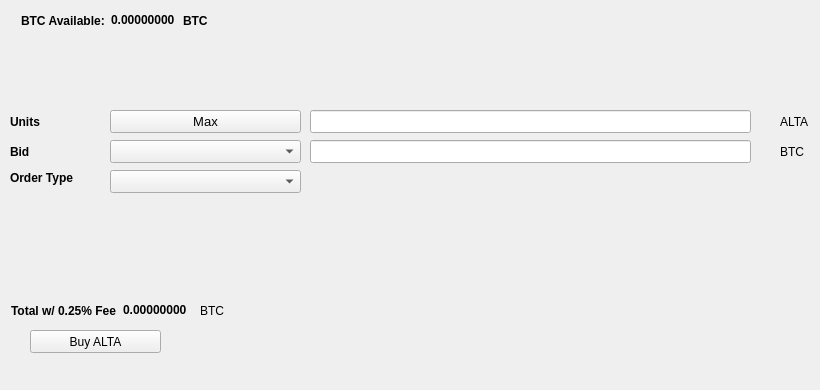
   <widget class="QWidget" name="BuyTab">
    <attribute name="title">
     <string>Buy</string>
    </attribute>
    <widget class="QPushButton" name="BuyALTA">
     <property name="geometry">
      <rect>
       <x>30</x>
       <y>330</y>
       <width>131</width>
       <height>23</height>
      </rect>
     </property>
     <property name="text">
      <string>Buy ALTA</string>
     </property>
     <property name="icon">
      <iconset resource="../alta.qrc">
       <normaloff>:/icons/bitcoin</normaloff>:/icons/bitcoin</iconset>
     </property>
    </widget>
    <widget class="QLabel" name="label_3">
     <property name="geometry">
      <rect>
       <x>10</x>
       <y>110</y>
       <width>46</width>
       <height>23</height>
      </rect>
     </property>
     <property name="font">
      <font>
       <weight>75</weight>
       <bold>true</bold>
      </font>
     </property>
     <property name="text">
      <string>Units</string>
     </property>
    </widget>
    <widget class="QLineEdit" name="UnitsInput">
     <property name="geometry">
      <rect>
       <x>310</x>
       <y>110</y>
       <width>441</width>
       <height>23</height>
      </rect>
     </property>
     <property name="font">
      <font>
       <pointsize>9</pointsize>
       <weight>75</weight>
       <bold>true</bold>
      </font>
     </property>
    </widget>
    <widget class="QLineEdit" name="BuyBidPriceEdit">
     <property name="geometry">
      <rect>
       <x>310</x>
       <y>140</y>
       <width>441</width>
       <height>23</height>
      </rect>
     </property>
     <property name="font">
      <font>
       <pointsize>9</pointsize>
       <weight>75</weight>
       <bold>true</bold>
      </font>
     </property>
    </widget>
    <widget class="QLabel" name="label_4">
     <property name="geometry">
      <rect>
       <x>780</x>
       <y>110</y>
       <width>31</width>
       <height>23</height>
      </rect>
     </property>
     <property name="text">
      <string>ALTA</string>
     </property>
    </widget>
    <widget class="QLabel" name="label_5">
     <property name="geometry">
      <rect>
       <x>780</x>
       <y>140</y>
       <width>31</width>
       <height>23</height>
      </rect>
     </property>
     <property name="text">
      <string>BTC</string>
     </property>
    </widget>
    <widget class="QLabel" name="label_6">
     <property name="geometry">
      <rect>
       <x>10</x>
       <y>140</y>
       <width>46</width>
       <height>23</height>
      </rect>
     </property>
     <property name="font">
      <font>
       <weight>75</weight>
       <bold>true</bold>
      </font>
     </property>
     <property name="text">
      <string>Bid</string>
     </property>
    </widget>
    <widget class="QLabel" name="label_7">
     <property name="geometry">
      <rect>
       <x>10</x>
       <y>170</y>
       <width>91</width>
       <height>16</height>
      </rect>
     </property>
     <property name="font">
      <font>
       <weight>75</weight>
       <bold>true</bold>
      </font>
     </property>
     <property name="text">
      <string>Order Type</string>
     </property>
    </widget>
    <widget class="QPushButton" name="Buy_Max_Amount">
     <property name="geometry">
      <rect>
       <x>110</x>
       <y>110</y>
       <width>191</width>
       <height>23</height>
      </rect>
     </property>
     <property name="font">
      <font>
       <pointsize>10</pointsize>
      </font>
     </property>
     <property name="text">
      <string>Max</string>
     </property>
    </widget>
    <widget class="QComboBox" name="BuyBidcomboBox">
     <property name="geometry">
      <rect>
       <x>110</x>
       <y>140</y>
       <width>191</width>
       <height>23</height>
      </rect>
     </property>
     <property name="font">
      <font>
       <pointsize>10</pointsize>
      </font>
     </property>
    </widget>
    <widget class="QComboBox" name="buyOrdertypeCombo">
     <property name="geometry">
      <rect>
       <x>110</x>
       <y>170</y>
       <width>191</width>
       <height>23</height>
      </rect>
     </property>
     <property name="font">
      <font>
       <pointsize>10</pointsize>
      </font>
     </property>
    </widget>
    <widget class="QWidget" name="layoutWidget1">
     <property name="geometry">
      <rect>
       <x>21</x>
       <y>11</y>
       <width>227</width>
       <height>19</height>
      </rect>
     </property>
     <layout class="QHBoxLayout" name="horizontalLayout_3">
      <item>
       <widget class="QLabel" name="label232">
        <property name="font">
         <font>
          <weight>75</weight>
          <bold>true</bold>
         </font>
        </property>
        <property name="text">
         <string>BTC Available:</string>
        </property>
       </widget>
      </item>
      <item>
       <widget class="QLabel" name="BtcAvailableLbl">
        <property name="palette">
         <palette>
          <active>
           <colorrole role="WindowText">
            <brush brushstyle="SolidPattern">
             <color alpha="255">
              <red>0</red>
              <green>0</green>
              <blue>0</blue>
             </color>
            </brush>
           </colorrole>
           <colorrole role="Button">
            <brush brushstyle="SolidPattern">
             <color alpha="255">
              <red>0</red>
              <green>170</green>
              <blue>0</blue>
             </color>
            </brush>
           </colorrole>
           <colorrole role="Light">
            <brush brushstyle="SolidPattern">
             <color alpha="255">
              <red>0</red>
              <green>255</green>
              <blue>0</blue>
             </color>
            </brush>
           </colorrole>
           <colorrole role="Midlight">
            <brush brushstyle="SolidPattern">
             <color alpha="255">
              <red>0</red>
              <green>212</green>
              <blue>0</blue>
             </color>
            </brush>
           </colorrole>
           <colorrole role="Dark">
            <brush brushstyle="SolidPattern">
             <color alpha="255">
              <red>0</red>
              <green>85</green>
              <blue>0</blue>
             </color>
            </brush>
           </colorrole>
           <colorrole role="Mid">
            <brush brushstyle="SolidPattern">
             <color alpha="255">
              <red>0</red>
              <green>113</green>
              <blue>0</blue>
             </color>
            </brush>
           </colorrole>
           <colorrole role="Text">
            <brush brushstyle="SolidPattern">
             <color alpha="255">
              <red>0</red>
              <green>170</green>
              <blue>0</blue>
             </color>
            </brush>
           </colorrole>
           <colorrole role="BrightText">
            <brush brushstyle="SolidPattern">
             <color alpha="255">
              <red>255</red>
              <green>255</green>
              <blue>255</blue>
             </color>
            </brush>
           </colorrole>
           <colorrole role="ButtonText">
            <brush brushstyle="SolidPattern">
             <color alpha="255">
              <red>0</red>
              <green>0</green>
              <blue>0</blue>
             </color>
            </brush>
           </colorrole>
           <colorrole role="Base">
            <brush brushstyle="SolidPattern">
             <color alpha="255">
              <red>255</red>
              <green>255</green>
              <blue>255</blue>
             </color>
            </brush>
           </colorrole>
           <colorrole role="Window">
            <brush brushstyle="SolidPattern">
             <color alpha="255">
              <red>0</red>
              <green>170</green>
              <blue>0</blue>
             </color>
            </brush>
           </colorrole>
           <colorrole role="Shadow">
            <brush brushstyle="SolidPattern">
             <color alpha="255">
              <red>0</red>
              <green>0</green>
              <blue>0</blue>
             </color>
            </brush>
           </colorrole>
           <colorrole role="AlternateBase">
            <brush brushstyle="SolidPattern">
             <color alpha="255">
              <red>127</red>
              <green>212</green>
              <blue>127</blue>
             </color>
            </brush>
           </colorrole>
           <colorrole role="ToolTipBase">
            <brush brushstyle="SolidPattern">
             <color alpha="255">
              <red>255</red>
              <green>255</green>
              <blue>220</blue>
             </color>
            </brush>
           </colorrole>
           <colorrole role="ToolTipText">
            <brush brushstyle="SolidPattern">
             <color alpha="255">
              <red>0</red>
              <green>0</green>
              <blue>0</blue>
             </color>
            </brush>
           </colorrole>
          </active>
          <inactive>
           <colorrole role="WindowText">
            <brush brushstyle="SolidPattern">
             <color alpha="255">
              <red>0</red>
              <green>0</green>
              <blue>0</blue>
             </color>
            </brush>
           </colorrole>
           <colorrole role="Button">
            <brush brushstyle="SolidPattern">
             <color alpha="255">
              <red>0</red>
              <green>170</green>
              <blue>0</blue>
             </color>
            </brush>
           </colorrole>
           <colorrole role="Light">
            <brush brushstyle="SolidPattern">
             <color alpha="255">
              <red>0</red>
              <green>255</green>
              <blue>0</blue>
             </color>
            </brush>
           </colorrole>
           <colorrole role="Midlight">
            <brush brushstyle="SolidPattern">
             <color alpha="255">
              <red>0</red>
              <green>212</green>
              <blue>0</blue>
             </color>
            </brush>
           </colorrole>
           <colorrole role="Dark">
            <brush brushstyle="SolidPattern">
             <color alpha="255">
              <red>0</red>
              <green>85</green>
              <blue>0</blue>
             </color>
            </brush>
           </colorrole>
           <colorrole role="Mid">
            <brush brushstyle="SolidPattern">
             <color alpha="255">
              <red>0</red>
              <green>113</green>
              <blue>0</blue>
             </color>
            </brush>
           </colorrole>
           <colorrole role="Text">
            <brush brushstyle="SolidPattern">
             <color alpha="255">
              <red>0</red>
              <green>170</green>
              <blue>0</blue>
             </color>
            </brush>
           </colorrole>
           <colorrole role="BrightText">
            <brush brushstyle="SolidPattern">
             <color alpha="255">
              <red>255</red>
              <green>255</green>
              <blue>255</blue>
             </color>
            </brush>
           </colorrole>
           <colorrole role="ButtonText">
            <brush brushstyle="SolidPattern">
             <color alpha="255">
              <red>0</red>
              <green>0</green>
              <blue>0</blue>
             </color>
            </brush>
           </colorrole>
           <colorrole role="Base">
            <brush brushstyle="SolidPattern">
             <color alpha="255">
              <red>255</red>
              <green>255</green>
              <blue>255</blue>
             </color>
            </brush>
           </colorrole>
           <colorrole role="Window">
            <brush brushstyle="SolidPattern">
             <color alpha="255">
              <red>0</red>
              <green>170</green>
              <blue>0</blue>
             </color>
            </brush>
           </colorrole>
           <colorrole role="Shadow">
            <brush brushstyle="SolidPattern">
             <color alpha="255">
              <red>0</red>
              <green>0</green>
              <blue>0</blue>
             </color>
            </brush>
           </colorrole>
           <colorrole role="AlternateBase">
            <brush brushstyle="SolidPattern">
             <color alpha="255">
              <red>127</red>
              <green>212</green>
              <blue>127</blue>
             </color>
            </brush>
           </colorrole>
           <colorrole role="ToolTipBase">
            <brush brushstyle="SolidPattern">
             <color alpha="255">
              <red>255</red>
              <green>255</green>
              <blue>220</blue>
             </color>
            </brush>
           </colorrole>
           <colorrole role="ToolTipText">
            <brush brushstyle="SolidPattern">
             <color alpha="255">
              <red>0</red>
              <green>0</green>
              <blue>0</blue>
             </color>
            </brush>
           </colorrole>
          </inactive>
          <disabled>
           <colorrole role="WindowText">
            <brush brushstyle="SolidPattern">
             <color alpha="255">
              <red>0</red>
              <green>85</green>
              <blue>0</blue>
             </color>
            </brush>
           </colorrole>
           <colorrole role="Button">
            <brush brushstyle="SolidPattern">
             <color alpha="255">
              <red>0</red>
              <green>170</green>
              <blue>0</blue>
             </color>
            </brush>
           </colorrole>
           <colorrole role="Light">
            <brush brushstyle="SolidPattern">
             <color alpha="255">
              <red>0</red>
              <green>255</green>
              <blue>0</blue>
             </color>
            </brush>
           </colorrole>
           <colorrole role="Midlight">
            <brush brushstyle="SolidPattern">
             <color alpha="255">
              <red>0</red>
              <green>212</green>
              <blue>0</blue>
             </color>
            </brush>
           </colorrole>
           <colorrole role="Dark">
            <brush brushstyle="SolidPattern">
             <color alpha="255">
              <red>0</red>
              <green>85</green>
              <blue>0</blue>
             </color>
            </brush>
           </colorrole>
           <colorrole role="Mid">
            <brush brushstyle="SolidPattern">
             <color alpha="255">
              <red>0</red>
              <green>113</green>
              <blue>0</blue>
             </color>
            </brush>
           </colorrole>
           <colorrole role="Text">
            <brush brushstyle="SolidPattern">
             <color alpha="255">
              <red>0</red>
              <green>85</green>
              <blue>0</blue>
             </color>
            </brush>
           </colorrole>
           <colorrole role="BrightText">
            <brush brushstyle="SolidPattern">
             <color alpha="255">
              <red>255</red>
              <green>255</green>
              <blue>255</blue>
             </color>
            </brush>
           </colorrole>
           <colorrole role="ButtonText">
            <brush brushstyle="SolidPattern">
             <color alpha="255">
              <red>0</red>
              <green>85</green>
              <blue>0</blue>
             </color>
            </brush>
           </colorrole>
           <colorrole role="Base">
            <brush brushstyle="SolidPattern">
             <color alpha="255">
              <red>0</red>
              <green>170</green>
              <blue>0</blue>
             </color>
            </brush>
           </colorrole>
           <colorrole role="Window">
            <brush brushstyle="SolidPattern">
             <color alpha="255">
              <red>0</red>
              <green>170</green>
              <blue>0</blue>
             </color>
            </brush>
           </colorrole>
           <colorrole role="Shadow">
            <brush brushstyle="SolidPattern">
             <color alpha="255">
              <red>0</red>
              <green>0</green>
              <blue>0</blue>
             </color>
            </brush>
           </colorrole>
           <colorrole role="AlternateBase">
            <brush brushstyle="SolidPattern">
             <color alpha="255">
              <red>0</red>
              <green>170</green>
              <blue>0</blue>
             </color>
            </brush>
           </colorrole>
           <colorrole role="ToolTipBase">
            <brush brushstyle="SolidPattern">
             <color alpha="255">
              <red>255</red>
              <green>255</green>
              <blue>220</blue>
             </color>
            </brush>
           </colorrole>
           <colorrole role="ToolTipText">
            <brush brushstyle="SolidPattern">
             <color alpha="255">
              <red>0</red>
              <green>0</green>
              <blue>0</blue>
             </color>
            </brush>
           </colorrole>
          </disabled>
         </palette>
        </property>
        <property name="font">
         <font>
          <weight>75</weight>
          <bold>true</bold>
         </font>
        </property>
        <property name="text">
         <string>0.00000000</string>
        </property>
        <property name="textInteractionFlags">
         <set>Qt::LinksAccessibleByMouse|Qt::TextSelectableByKeyboard|Qt::TextSelectableByMouse</set>
        </property>
       </widget>
      </item>
      <item>
       <widget class="QLabel" name="BtcAvailableLbl_2">
        <property name="font">
         <font>
          <weight>75</weight>
          <bold>true</bold>
         </font>
        </property>
        <property name="text">
         <string>BTC</string>
        </property>
       </widget>
      </item>
     </layout>
    </widget>
    <widget class="QWidget" name="layoutWidge2">
     <property name="geometry">
      <rect>
       <x>11</x>
       <y>301</y>
       <width>259</width>
       <height>19</height>
      </rect>
     </property>
     <layout class="QHBoxLayout" name="horizontalLayout_4">
      <item>
       <widget class="QLabel" name="label_9">
        <property name="font">
         <font>
          <weight>75</weight>
          <bold>true</bold>
         </font>
        </property>
        <property name="text">
         <string>Total w/ 0.25% Fee</string>
        </property>
       </widget>
      </item>
      <item>
       <widget class="QLabel" name="BuyCostLabel">
        <property name="palette">
         <palette>
          <active>
           <colorrole role="WindowText">
            <brush brushstyle="SolidPattern">
             <color alpha="255">
              <red>0</red>
              <green>0</green>
              <blue>0</blue>
             </color>
            </brush>
           </colorrole>
           <colorrole role="Button">
            <brush brushstyle="SolidPattern">
             <color alpha="255">
              <red>0</red>
              <green>170</green>
              <blue>0</blue>
             </color>
            </brush>
           </colorrole>
           <colorrole role="Light">
            <brush brushstyle="SolidPattern">
             <color alpha="255">
              <red>0</red>
              <green>255</green>
              <blue>0</blue>
             </color>
            </brush>
           </colorrole>
           <colorrole role="Midlight">
            <brush brushstyle="SolidPattern">
             <color alpha="255">
              <red>0</red>
              <green>212</green>
              <blue>0</blue>
             </color>
            </brush>
           </colorrole>
           <colorrole role="Dark">
            <brush brushstyle="SolidPattern">
             <color alpha="255">
              <red>0</red>
              <green>85</green>
              <blue>0</blue>
             </color>
            </brush>
           </colorrole>
           <colorrole role="Mid">
            <brush brushstyle="SolidPattern">
             <color alpha="255">
              <red>0</red>
              <green>113</green>
              <blue>0</blue>
             </color>
            </brush>
           </colorrole>
           <colorrole role="Text">
            <brush brushstyle="SolidPattern">
             <color alpha="255">
              <red>0</red>
              <green>170</green>
              <blue>0</blue>
             </color>
            </brush>
           </colorrole>
           <colorrole role="BrightText">
            <brush brushstyle="SolidPattern">
             <color alpha="255">
              <red>255</red>
              <green>255</green>
              <blue>255</blue>
             </color>
            </brush>
           </colorrole>
           <colorrole role="ButtonText">
            <brush brushstyle="SolidPattern">
             <color alpha="255">
              <red>0</red>
              <green>0</green>
              <blue>0</blue>
             </color>
            </brush>
           </colorrole>
           <colorrole role="Base">
            <brush brushstyle="SolidPattern">
             <color alpha="255">
              <red>255</red>
              <green>255</green>
              <blue>255</blue>
             </color>
            </brush>
           </colorrole>
           <colorrole role="Window">
            <brush brushstyle="SolidPattern">
             <color alpha="255">
              <red>0</red>
              <green>170</green>
              <blue>0</blue>
             </color>
            </brush>
           </colorrole>
           <colorrole role="Shadow">
            <brush brushstyle="SolidPattern">
             <color alpha="255">
              <red>0</red>
              <green>0</green>
              <blue>0</blue>
             </color>
            </brush>
           </colorrole>
           <colorrole role="AlternateBase">
            <brush brushstyle="SolidPattern">
             <color alpha="255">
              <red>127</red>
              <green>212</green>
              <blue>127</blue>
             </color>
            </brush>
           </colorrole>
           <colorrole role="ToolTipBase">
            <brush brushstyle="SolidPattern">
             <color alpha="255">
              <red>255</red>
              <green>255</green>
              <blue>220</blue>
             </color>
            </brush>
           </colorrole>
           <colorrole role="ToolTipText">
            <brush brushstyle="SolidPattern">
             <color alpha="255">
              <red>0</red>
              <green>0</green>
              <blue>0</blue>
             </color>
            </brush>
           </colorrole>
          </active>
          <inactive>
           <colorrole role="WindowText">
            <brush brushstyle="SolidPattern">
             <color alpha="255">
              <red>0</red>
              <green>0</green>
              <blue>0</blue>
             </color>
            </brush>
           </colorrole>
           <colorrole role="Button">
            <brush brushstyle="SolidPattern">
             <color alpha="255">
              <red>0</red>
              <green>170</green>
              <blue>0</blue>
             </color>
            </brush>
           </colorrole>
           <colorrole role="Light">
            <brush brushstyle="SolidPattern">
             <color alpha="255">
              <red>0</red>
              <green>255</green>
              <blue>0</blue>
             </color>
            </brush>
           </colorrole>
           <colorrole role="Midlight">
            <brush brushstyle="SolidPattern">
             <color alpha="255">
              <red>0</red>
              <green>212</green>
              <blue>0</blue>
             </color>
            </brush>
           </colorrole>
           <colorrole role="Dark">
            <brush brushstyle="SolidPattern">
             <color alpha="255">
              <red>0</red>
              <green>85</green>
              <blue>0</blue>
             </color>
            </brush>
           </colorrole>
           <colorrole role="Mid">
            <brush brushstyle="SolidPattern">
             <color alpha="255">
              <red>0</red>
              <green>113</green>
              <blue>0</blue>
             </color>
            </brush>
           </colorrole>
           <colorrole role="Text">
            <brush brushstyle="SolidPattern">
             <color alpha="255">
              <red>0</red>
              <green>170</green>
              <blue>0</blue>
             </color>
            </brush>
           </colorrole>
           <colorrole role="BrightText">
            <brush brushstyle="SolidPattern">
             <color alpha="255">
              <red>255</red>
              <green>255</green>
              <blue>255</blue>
             </color>
            </brush>
           </colorrole>
           <colorrole role="ButtonText">
            <brush brushstyle="SolidPattern">
             <color alpha="255">
              <red>0</red>
              <green>0</green>
              <blue>0</blue>
             </color>
            </brush>
           </colorrole>
           <colorrole role="Base">
            <brush brushstyle="SolidPattern">
             <color alpha="255">
              <red>255</red>
              <green>255</green>
              <blue>255</blue>
             </color>
            </brush>
           </colorrole>
           <colorrole role="Window">
            <brush brushstyle="SolidPattern">
             <color alpha="255">
              <red>0</red>
              <green>170</green>
              <blue>0</blue>
             </color>
            </brush>
           </colorrole>
           <colorrole role="Shadow">
            <brush brushstyle="SolidPattern">
             <color alpha="255">
              <red>0</red>
              <green>0</green>
              <blue>0</blue>
             </color>
            </brush>
           </colorrole>
           <colorrole role="AlternateBase">
            <brush brushstyle="SolidPattern">
             <color alpha="255">
              <red>127</red>
              <green>212</green>
              <blue>127</blue>
             </color>
            </brush>
           </colorrole>
           <colorrole role="ToolTipBase">
            <brush brushstyle="SolidPattern">
             <color alpha="255">
              <red>255</red>
              <green>255</green>
              <blue>220</blue>
             </color>
            </brush>
           </colorrole>
           <colorrole role="ToolTipText">
            <brush brushstyle="SolidPattern">
             <color alpha="255">
              <red>0</red>
              <green>0</green>
              <blue>0</blue>
             </color>
            </brush>
           </colorrole>
          </inactive>
          <disabled>
           <colorrole role="WindowText">
            <brush brushstyle="SolidPattern">
             <color alpha="255">
              <red>0</red>
              <green>85</green>
              <blue>0</blue>
             </color>
            </brush>
           </colorrole>
           <colorrole role="Button">
            <brush brushstyle="SolidPattern">
             <color alpha="255">
              <red>0</red>
              <green>170</green>
              <blue>0</blue>
             </color>
            </brush>
           </colorrole>
           <colorrole role="Light">
            <brush brushstyle="SolidPattern">
             <color alpha="255">
              <red>0</red>
              <green>255</green>
              <blue>0</blue>
             </color>
            </brush>
           </colorrole>
           <colorrole role="Midlight">
            <brush brushstyle="SolidPattern">
             <color alpha="255">
              <red>0</red>
              <green>212</green>
              <blue>0</blue>
             </color>
            </brush>
           </colorrole>
           <colorrole role="Dark">
            <brush brushstyle="SolidPattern">
             <color alpha="255">
              <red>0</red>
              <green>85</green>
              <blue>0</blue>
             </color>
            </brush>
           </colorrole>
           <colorrole role="Mid">
            <brush brushstyle="SolidPattern">
             <color alpha="255">
              <red>0</red>
              <green>113</green>
              <blue>0</blue>
             </color>
            </brush>
           </colorrole>
           <colorrole role="Text">
            <brush brushstyle="SolidPattern">
             <color alpha="255">
              <red>0</red>
              <green>85</green>
              <blue>0</blue>
             </color>
            </brush>
           </colorrole>
           <colorrole role="BrightText">
            <brush brushstyle="SolidPattern">
             <color alpha="255">
              <red>255</red>
              <green>255</green>
              <blue>255</blue>
             </color>
            </brush>
           </colorrole>
           <colorrole role="ButtonText">
            <brush brushstyle="SolidPattern">
             <color alpha="255">
              <red>0</red>
              <green>85</green>
              <blue>0</blue>
             </color>
            </brush>
           </colorrole>
           <colorrole role="Base">
            <brush brushstyle="SolidPattern">
             <color alpha="255">
              <red>0</red>
              <green>170</green>
              <blue>0</blue>
             </color>
            </brush>
           </colorrole>
           <colorrole role="Window">
            <brush brushstyle="SolidPattern">
             <color alpha="255">
              <red>0</red>
              <green>170</green>
              <blue>0</blue>
             </color>
            </brush>
           </colorrole>
           <colorrole role="Shadow">
            <brush brushstyle="SolidPattern">
             <color alpha="255">
              <red>0</red>
              <green>0</green>
              <blue>0</blue>
             </color>
            </brush>
           </colorrole>
           <colorrole role="AlternateBase">
            <brush brushstyle="SolidPattern">
             <color alpha="255">
              <red>0</red>
              <green>170</green>
              <blue>0</blue>
             </color>
            </brush>
           </colorrole>
           <colorrole role="ToolTipBase">
            <brush brushstyle="SolidPattern">
             <color alpha="255">
              <red>255</red>
              <green>255</green>
              <blue>220</blue>
             </color>
            </brush>
           </colorrole>
           <colorrole role="ToolTipText">
            <brush brushstyle="SolidPattern">
             <color alpha="255">
              <red>0</red>
              <green>0</green>
              <blue>0</blue>
             </color>
            </brush>
           </colorrole>
          </disabled>
         </palette>
        </property>
        <property name="font">
         <font>
          <weight>75</weight>
          <bold>true</bold>
         </font>
        </property>
        <property name="autoFillBackground">
         <bool>false</bool>
        </property>
        <property name="text">
         <string>0.00000000</string>
        </property>
        <property name="textInteractionFlags">
         <set>Qt::LinksAccessibleByMouse|Qt::TextSelectableByMouse</set>
        </property>
       </widget>
      </item>
      <item>
       <widget class="QLabel" name="label_10">
        <property name="font">
         <font>
          <weight>50</weight>
          <bold>false</bold>
         </font>
        </property>
        <property name="text">
         <string>BTC</string>
        </property>
       </widget>
      </item>
     </layout>
    </widget>
    <widget class="QLabel" name="label_24">
     <property name="geometry">
      <rect>
       <x>460</x>
       <y>300</y>
       <width>281</width>
       <height>81</height>
      </rect>
     </property>
     <property name="text">
      <string/>
     </property>
     <property name="pixmap">
      <pixmap>:/images/bittrex</pixmap>
     </property>
    </widget>
   </widget>
